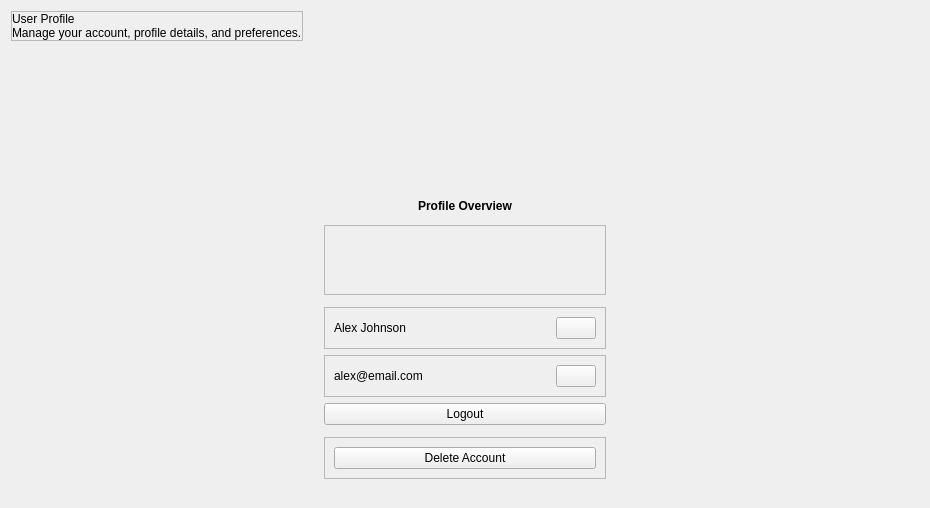
<?xml version='1.0' encoding='utf-8'?>
<ui version="4.0">
 <class>UserComponent</class>
 <widget class="QCustomComponent" name="UserComponent">
  <property name="geometry">
   <rect>
    <x>0</x>
    <y>0</y>
    <width>930</width>
    <height>508</height>
   </rect>
  </property>
  <property name="windowTitle">
   <string>CustomComponent</string>
  </property>
  <layout class="QVBoxLayout" name="verticalLayout">
   <property name="spacing">
    <number>10</number>
   </property>
   <item alignment="Qt::AlignmentFlag::AlignTop">
    <widget class="QWidget" name="header" native="true">
     <layout class="QHBoxLayout" name="horizontalLayout">
      <property name="spacing">
       <number>10</number>
      </property>
      <property name="leftMargin">
       <number>0</number>
      </property>
      <property name="topMargin">
       <number>0</number>
      </property>
      <property name="rightMargin">
       <number>0</number>
      </property>
      <property name="bottomMargin">
       <number>0</number>
      </property>
      <item alignment="Qt::AlignmentFlag::AlignLeft">
       <widget class="QFrame" name="frame">
        <property name="frameShape">
         <enum>QFrame::Shape::StyledPanel</enum>
        </property>
        <property name="frameShadow">
         <enum>QFrame::Shadow::Raised</enum>
        </property>
        <layout class="QVBoxLayout" name="verticalLayout_2">
         <property name="spacing">
          <number>0</number>
         </property>
         <property name="leftMargin">
          <number>0</number>
         </property>
         <property name="topMargin">
          <number>0</number>
         </property>
         <property name="rightMargin">
          <number>0</number>
         </property>
         <property name="bottomMargin">
          <number>0</number>
         </property>
         <item>
          <widget class="QLabel" name="welcomeName">
           <property name="text">
            <string>User Profile</string>
           </property>
          </widget>
         </item>
         <item>
          <widget class="QLabel" name="welcomeMessage">
           <property name="text">
            <string>Manage your account, profile details, and preferences.</string>
           </property>
           <property name="wordWrap">
            <bool>false</bool>
           </property>
          </widget>
         </item>
        </layout>
       </widget>
      </item>
      <item>
       <spacer name="horizontalSpacer">
        <property name="orientation">
         <enum>Qt::Orientation::Horizontal</enum>
        </property>
        <property name="sizeHint" stdset="0">
         <size>
          <width>40</width>
          <height>20</height>
         </size>
        </property>
       </spacer>
      </item>
     </layout>
    </widget>
   </item>
   <item>
    <widget class="QCustomHorizontalSeparator" name="customHorizontalSeparator_3" />
   </item>
   <item alignment="Qt::AlignmentFlag::AlignTop">
    <widget class="QWidget" name="widget_2" native="true">
     <layout class="QHBoxLayout" name="horizontalLayout_4">
      <item alignment="Qt::AlignmentFlag::AlignHCenter|Qt::AlignmentFlag::AlignVCenter">
       <widget class="QWidget" name="widget_4" native="true">
        <property name="minimumSize">
         <size>
          <width>300</width>
          <height>0</height>
         </size>
        </property>
        <layout class="QVBoxLayout" name="verticalLayout_3">
         <item>
          <widget class="QLabel" name="label">
           <property name="font">
            <font>
             <italic>false</italic>
             <bold>true</bold>
            </font>
           </property>
           <property name="text">
            <string>Profile Overview</string>
           </property>
           <property name="alignment">
            <set>Qt::AlignmentFlag::AlignCenter</set>
           </property>
          </widget>
         </item>
         <item>
          <widget class="QCustomHorizontalSeparator" name="customHorizontalSeparator_8" />
         </item>
         <item>
          <widget class="QFrame" name="frame_3">
           <property name="frameShape">
            <enum>QFrame::Shape::StyledPanel</enum>
           </property>
           <property name="frameShadow">
            <enum>QFrame::Shadow::Raised</enum>
           </property>
           <layout class="QHBoxLayout" name="horizontalLayout_5">
            <item>
             <widget class="QLabel" name="label_3">
              <property name="minimumSize">
               <size>
                <width>50</width>
                <height>50</height>
               </size>
              </property>
              <property name="maximumSize">
               <size>
                <width>50</width>
                <height>50</height>
               </size>
              </property>
              <property name="text">
               <string />
              </property>
              <property name="pixmap">
               <pixmap resource="../Qss/icons/_icons.qrc">:/font_awesome_solid/icons/font_awesome/solid/circle-user.png</pixmap>
              </property>
              <property name="scaledContents">
               <bool>true</bool>
              </property>
             </widget>
            </item>
           </layout>
          </widget>
         </item>
         <item>
          <widget class="QCustomHorizontalSeparator" name="customHorizontalSeparator" />
         </item>
         <item>
          <widget class="QFrame" name="frame_11">
           <property name="frameShape">
            <enum>QFrame::Shape::StyledPanel</enum>
           </property>
           <property name="frameShadow">
            <enum>QFrame::Shadow::Raised</enum>
           </property>
           <layout class="QHBoxLayout" name="horizontalLayout_14">
            <item>
             <widget class="QLabel" name="profileNameLabel">
              <property name="text">
               <string>Alex Johnson</string>
              </property>
             </widget>
            </item>
            <item alignment="Qt::AlignmentFlag::AlignRight">
             <widget class="QPushButton" name="editUsernameBtn">
              <property name="text">
               <string />
              </property>
              <property name="icon">
               <iconset resource="../Qss/icons/_icons.qrc">
                <normaloff>:/feather/icons/feather/edit-2.png</normaloff>:/feather/icons/feather/edit-2.png</iconset>
              </property>
             </widget>
            </item>
           </layout>
          </widget>
         </item>
         <item>
          <widget class="QFrame" name="frame_6">
           <property name="frameShape">
            <enum>QFrame::Shape::StyledPanel</enum>
           </property>
           <property name="frameShadow">
            <enum>QFrame::Shadow::Raised</enum>
           </property>
           <layout class="QHBoxLayout" name="horizontalLayout_9">
            <item>
             <widget class="QLabel" name="profileEmailLabel">
              <property name="text">
               <string>alex@email.com</string>
              </property>
             </widget>
            </item>
            <item alignment="Qt::AlignmentFlag::AlignRight">
             <widget class="QPushButton" name="pushButton_8">
              <property name="text">
               <string />
              </property>
              <property name="icon">
               <iconset resource="../Qss/icons/_icons.qrc">
                <normaloff>:/material_design/icons/material_design/verified.png</normaloff>:/material_design/icons/material_design/verified.png</iconset>
              </property>
             </widget>
            </item>
           </layout>
          </widget>
         </item>
         <item>
          <widget class="QPushButton" name="logoutBtn">
           <property name="text">
            <string>Logout</string>
           </property>
           <property name="icon">
            <iconset resource="../Qss/icons/_icons.qrc">
             <normaloff>:/material_design/icons/material_design/logout.png</normaloff>:/material_design/icons/material_design/logout.png</iconset>
           </property>
          </widget>
         </item>
         <item>
          <widget class="QCustomHorizontalSeparator" name="customHorizontalSeparator_2" />
         </item>
         <item>
          <widget class="QFrame" name="frame_4">
           <property name="frameShape">
            <enum>QFrame::Shape::StyledPanel</enum>
           </property>
           <property name="frameShadow">
            <enum>QFrame::Shadow::Raised</enum>
           </property>
           <layout class="QHBoxLayout" name="horizontalLayout_6">
            <item>
             <widget class="QPushButton" name="deleteAccountBtn">
              <property name="text">
               <string>Delete Account</string>
              </property>
              <property name="icon">
               <iconset resource="../Qss/icons/_icons.qrc">
                <normaloff>:/material_design/icons/material_design/delete_forever.png</normaloff>:/material_design/icons/material_design/delete_forever.png</iconset>
              </property>
             </widget>
            </item>
           </layout>
          </widget>
         </item>
        </layout>
       </widget>
      </item>
     </layout>
    </widget>
   </item>
  </layout>
 </widget>
 <customwidgets>
  <customwidget>
   <class>QCustomHorizontalSeparator</class>
   <extends>QWidget</extends>
   <header>Custom_Widgets.QCustomHorizontalSeparator</header>
  </customwidget>
  <customwidget>
   <class>QCustomComponent</class>
   <extends>QWidget</extends>
   <header>Custom_Widgets.QCustomComponent</header>
   <container>1</container>
  </customwidget>
 <customwidget><class>QPushButton</class><extends>QPushButton</extends><header location="global">Custom_Widgets.Theme.h</header><container>1</container></customwidget><customwidget><class>QLabel</class><extends>QLabel</extends><header location="global">Custom_Widgets.Theme.h</header><container>1</container></customwidget></customwidgets>
 <connections />
</ui>
